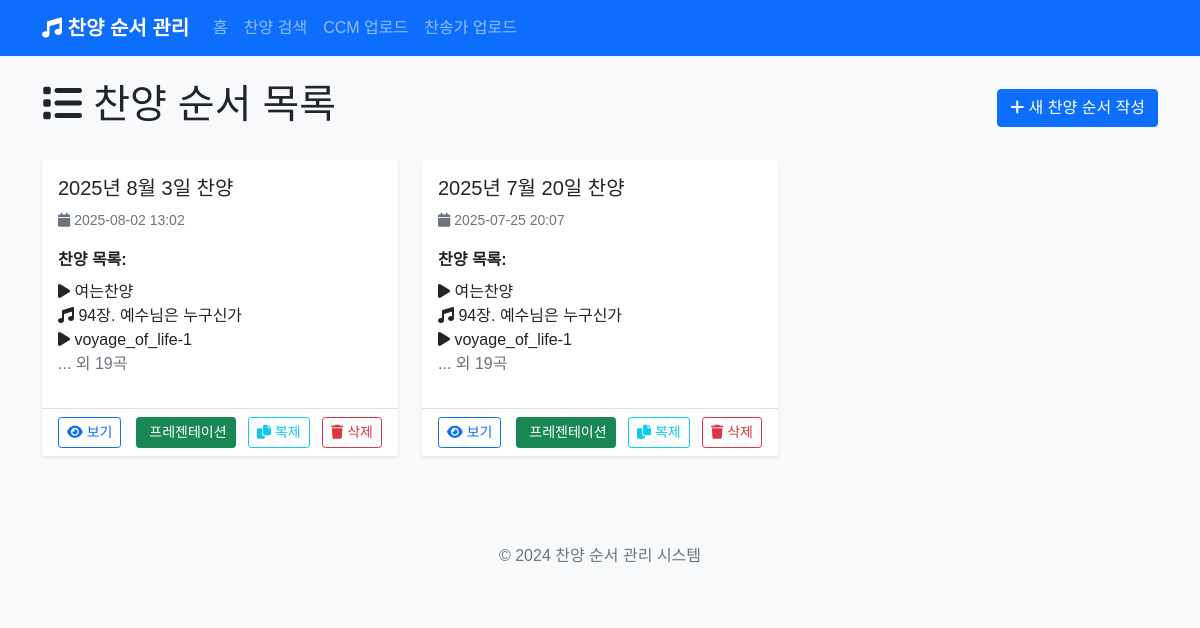
The page / on the database its author committed.
### app.py (models this page shows)
class PraisePost(db.Model):
    id = db.Column(db.Integer, primary_key=True)
    title = db.Column(db.String(200), nullable=False)
    content = db.Column(db.Text, nullable=False)
    created_at = db.Column(db.DateTime, default=datetime.utcnow)
    songs = db.relationship('Song', backref='praise_post', lazy=True, cascade='all, delete-orphan')
    background_image = db.Column(db.String(500))  # 전체 배경 이미지
    parallax_image = db.Column(db.String(500))  # 패럴랙스 배경 이미지

class Song(db.Model):
    id = db.Column(db.Integer, primary_key=True)
    title = db.Column(db.String(200), nullable=False)
    song_type = db.Column(db.String(50), nullable=False)  # 'hymn', 'ccm', 'section', 'media'
    hymn_number = db.Column(db.String(10))  # 찬송가 번호
    lyrics = db.Column(db.Text)  # 가사
    order = db.Column(db.Integer, nullable=False)
    praise_post_id = db.Column(db.Integer, db.ForeignKey('praise_post.id'), nullable=False)
    section_title = db.Column(db.String(200))  # 섹션 제목 (예: 찬양순서1)
    media_type = db.Column(db.String(50))  # 'image', 'video'
    media_url = db.Column(db.String(500))  # 미디어 파일 경로
    background_image = db.Column(db.String(500))  # 배경 이미지

### app.py (the view)
@app.route('/')
def index():
    posts = PraisePost.query.order_by(PraisePost.created_at.desc()).all()
    return render_template('index.html', posts=posts)

### templates/index.html (shortened to what this page needs)
{% extends "base.html" %}
{% block content %}
<div class="row">
    <div class="col-12">
        <div class="d-flex justify-content-between align-items-center mb-4">
            <h1><i class="fas fa-list"></i> 찬양 순서 목록</h1>
            <a href="{{ url_for('new_post') }}" class="btn btn-primary">
                <i class="fas fa-plus"></i> 새 찬양 순서 작성
            </a>
        </div>
    </div>
</div>
{% if posts %}
<div class="row">
    {% for post in posts %}
    <div class="col-md-6 col-lg-4 mb-4">
        <div class="card h-100 shadow-sm">
            <div class="card-body">
                <h5 class="card-title">{{ post.title }}</h5>
                <p class="card-text text-muted">
                    <small>
                        <i class="fas fa-calendar"></i> {{ post.created_at.strftime('%Y-%m-%d %H:%M') }}
                    </small>
                </p>
                <div class="mb-3">
                    <strong>찬양 목록:</strong>
                    <ul class="list-unstyled mt-2">
                        {% for song in post.songs[:3] %}
                        <li>
                            <i class="fas fa-{{ 'music' if song.song_type == 'hymn' else 'play' }}"></i>
                            {% if song.song_type == 'hymn' %}
                                {{ song.hymn_number }}장. {{ song.title }}
                            {% else %}
                                {{ song.title }}
                            {% endif %}
                        </li>
                        {% endfor %}
                        {% if post.songs|length > 3 %}
                        <li class="text-muted">... 외 {{ post.songs|length - 3 }}곡</li>
                        {% endif %}
                    </ul>
                </div>
            </div>
            <div class="card-footer bg-transparent">
                <div class="d-flex justify-content-between align-items-center">
                    <div>
                        <a href="{{ url_for('view_post', post_id=post.id) }}" class="btn btn-outline-primary btn-sm">
                            <i class="fas fa-eye"></i> 보기
                        </a>
                    </div>
                    <div>
                        <a href="{{ url_for('presentation', post_id=post.id) }}" class="btn btn-success btn-sm me-2" target="_blank">
                             프레젠테이션
                        </a>
                        <button type="button" class="btn btn-outline-info btn-sm me-2" onclick="duplicatePost({{ post.id }}, '{{ post.title }}')" title="복제하기">
                            <i class="fas fa-copy"></i> 복제
                        </button>
                        <button type="button" class="btn btn-outline-danger btn-sm" onclick="confirmDelete({{ post.id }}, '{{ post.title }}')">
                            <i class="fas fa-trash"></i> 삭제
                        </button>
                    </div>
                </div>
            </div>
        </div>
    </div>
    {% endfor %}
</div>
{% endif %}
{% endblock %}

### static/css/style.css (style rules this page uses)
body { font-family: 'Noto Sans KR', sans-serif; background-color: #f8f9fa; }
.card { border: none; box-shadow: 0 0.125rem 0.25rem rgba(0, 0, 0, 0.075); transition: box-shadow 0.15s ease-in-out; }
.btn { transition: all 0.15s ease-in-out; }

### rows shown on the page
PraisePost: title "2025년 8월 3일 찬양", created_at "2025-08-02 13:02", songs|length "19"
Song: title "여는찬양"
Song: hymn_number "94", title "예수님은 누구신가"
Song: title "voyage_of_life-1"
PraisePost: title "2025년 7월 20일 찬양", created_at "2025-07-25 20:07", songs|length "19"
Song: title "여는찬양"
Song: hymn_number "94", title "예수님은 누구신가"
Song: title "voyage_of_life-1"
